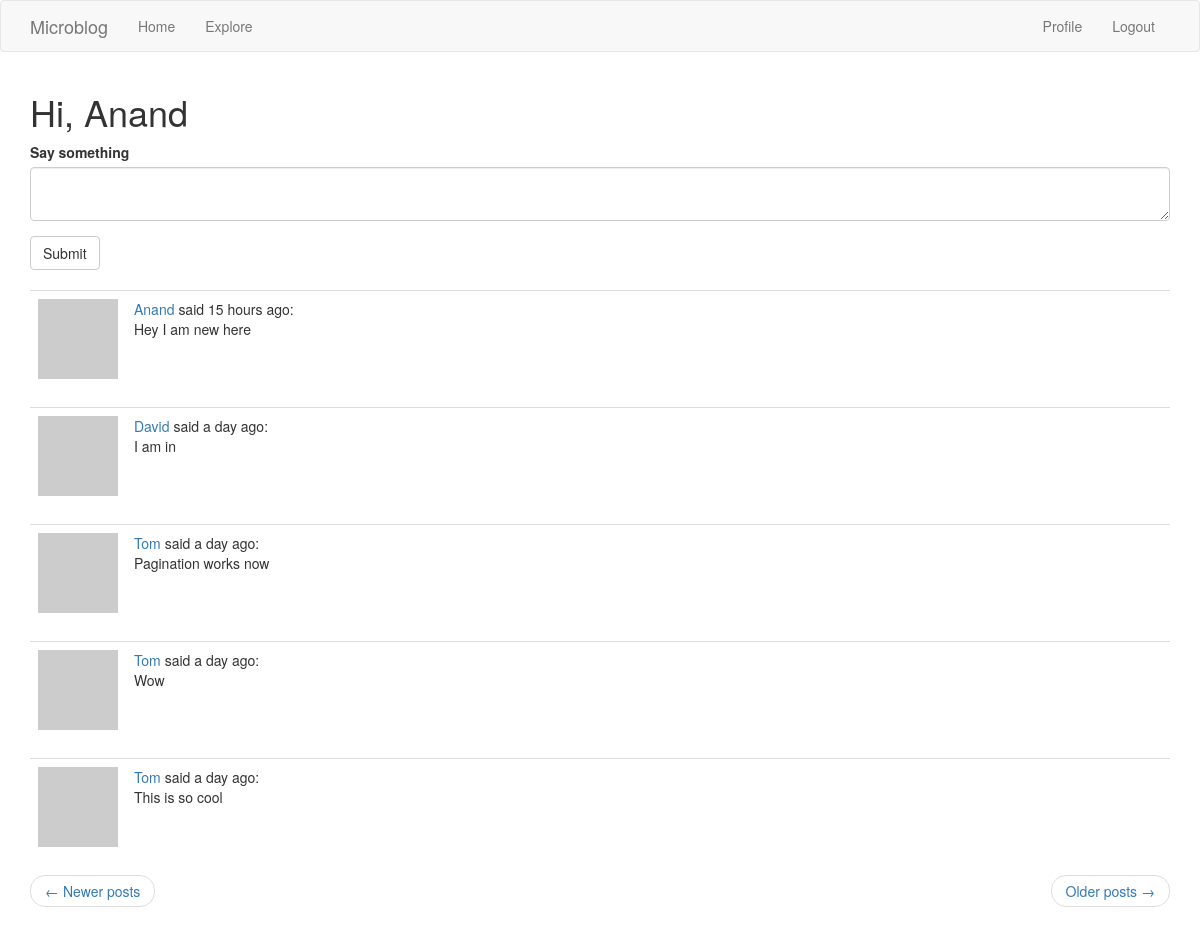
Page /index?page=2 (signed in) on the committed database.
### application/models.py (models this page shows, shortened)
class User(UserMixin, db.Model):
    id = db.Column(
        db.Integer,
        primary_key = True
    )
    username = db.Column(
        db.String(120),
        index=True,
        unique=True
    )
    email = db.Column(
        db.String(120),
        index=True,
        unique=True
    )
    password_hash = db.Column(
        db.String(128)
    )
    posts = db.relationship(
        'Post',
        backref = 'author',
        lazy = 'dynamic'
    )
    about_me = db.Column(
        db.String(140)
    )
    last_seen = db.Column(
        db.DateTime,
        default=datetime.utcnow
    )
    followed = db.relationship(
        'User',
        secondary='followers',
        primaryjoin=(
            followers.c.follower_id == id
        ),
        secondaryjoin=(
            followers.c.followed_id == id
        ),
        backref=(
            db.backref(
                'followers',
                lazy='dynamic'
            )
        ),
        lazy='dynamic'
    )
    def avatar(self, size):
        digest = md5(self.email.lower().encode('utf-8')).hexdigest()
        return 'https://www.gravatar.com/avatar/{}?d=identicon&s={}'.format(digest,size)
    def followed_posts(self):
        followed = Post.query.join(
            followers, (followers.c.followed_id == Post.user_id)
        ).filter(
            followers.c.follower_id == self.id
        )
        own = Post.query.filter_by(user_id=self.id)
        return followed.union(own).order_by(Post.timestamp.desc())

class Post(db.Model):
    id = db.Column(
        db.Integer,
        primary_key=True
    )
    body = db.Column(
        db.String(140)
    )
    timestamp = db.Column(
        db.DateTime,
        index=True,
        default=datetime.utcnow
    )
    user_id = db.Column(
        db.Integer,
        db.ForeignKey('user.id')
    )

### application/routes.py (the view)
@app.route('/', methods=['GET', 'POST'])
@app.route('/index', methods=['GET', 'POST'])
@login_required
def index():
    form=PostForm()
    if form.validate_on_submit():
        post = Post(body=form.post.data, author=current_user)
        db.session.add(post)
        db.session.commit()
        flash('Your post is now live!')
        return redirect(url_for('index'))
    page = request.args.get('page', 1, type=int)
    posts = current_user.followed_posts().paginate(
        page, app.config['POSTS_PER_PAGE'], False
    )
    if posts.has_next:
        next_url = url_for('index', page=posts.next_num)
    else:
        next_url = None
    if posts.has_prev:
        prev_url = url_for('index', page=posts.prev_num)
    else:
        prev_url = None
    return render_template('index.html',title='Home',posts=posts.items,form=form,
        next_url=next_url,
        prev_url=prev_url
    )

### application/forms.py
class PostForm(FlaskForm):
    post = TextAreaField(
        label='Say something',
        validators=[
            DataRequired(),
            Length(min=1, max=140)
        ]
    )
    submit = SubmitField('Submit')

### application/models.py (called while the page is built)
@login.user_loader
def load_user(id):
    return User.query.get(int(id))

### application/routes.py (called while the page is built)
@app.before_request
def before_request():
    if current_user.is_authenticated:
        current_user.last_seen = datetime.utcnow()
        db.session.commit()

### application/templates/index.html
{% extends 'base.html' %}
{% import 'bootstrap/wtf.html' as wtf %}
{% block app_content %}
    <h1>
        Hi, {{ current_user.username }}
    </h1>
    {% if form %}
        {{ wtf.quick_form(form) }}
    {% endif %}
    <br>
    {% for post in posts %}
        {% include '_post.html' %}
    {% endfor %}
    {% include '_paginate.html' %}
{% endblock app_content %}

### application/templates/_post.html
<table class="table table-hover">
    <tr>
        <td width="70px">
            <a href="{{ url_for('user', username=post.author.username) }}">
                <img src="{{ post.author.avatar(70) }}">
            </a>
        </td>
        <td>
            <a href="{{ url_for('user', username=post.author.username) }}">
                {{ post.author.username }}
            </a> said {{ moment(post.timestamp).fromNow() }}: <br> {{ post.body }}
        </td>
    </tr>
</table>

### rows in the picture
User: username "Anand"
Post: author.username "Anand", timestamp "15 hours ago", body "Hey I am new here"
Post: author.username "David", timestamp "a day ago", body "I am in"
Post: author.username "Tom", timestamp "a day ago", body "Pagination works now"
Post: author.username "Tom", timestamp "a day ago", body "Wow"
Post: author.username "Tom", timestamp "a day ago", body "This is so cool"
